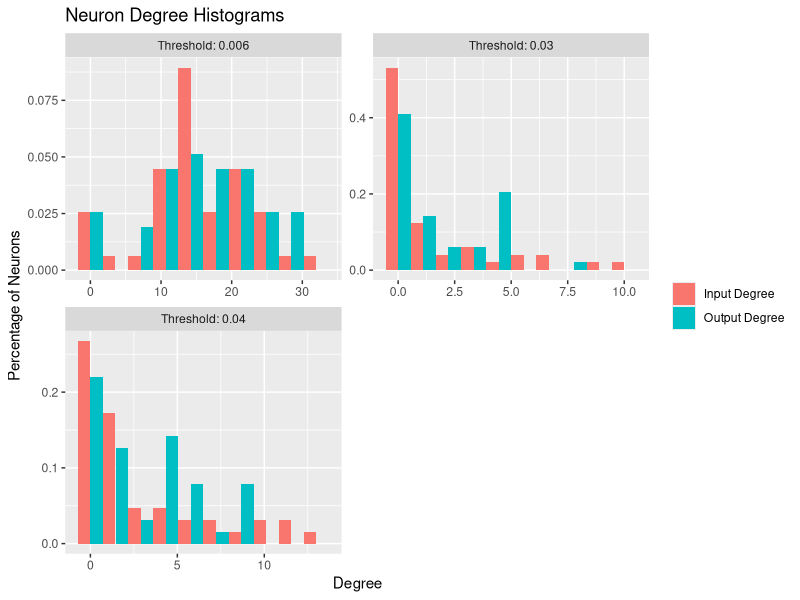
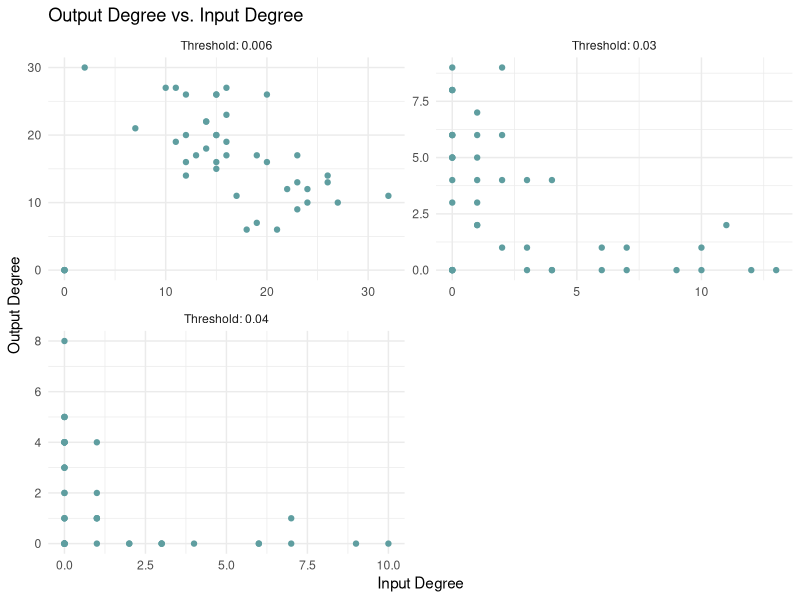
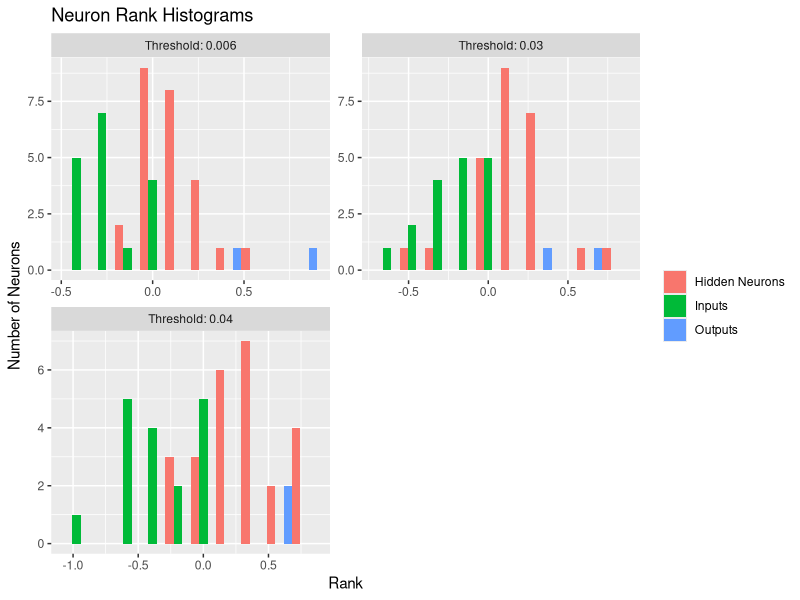

Generate these figures, in order, with R:
## ---- chunk 1
knitr::opts_chunk$set(echo = TRUE)
## ---- chunk 2
library(ggplot2)
library(reshape2)
library(ggthemes)
## ---- chunk 3
df <- read.csv('test.csv')
names(df) <- c('Input Degree', 'Output Degree')
df1 <- read.csv('test1.csv')
names(df1) <- c('Input Degree', 'Output Degree')
df2 <- read.csv('test2.csv')
names(df2) <- c('Input Degree', 'Output Degree')
## ---- chunk 4
new_df <- data.frame(degree=df$'Input Degree')
new_df$'type' <- 'Input Degree'
new_df_2 <- data.frame(degree=df$'Output Degree')
new_df_2$'type' <- 'Output Degree'
new_df <- rbind(new_df, new_df_2)
new_df$threshold <- 'Threshold: 0.006'
new_df
## ---- chunk 5
new_df1 <- data.frame(degree=df1$'Input Degree')
new_df1$'type' <- 'Input Degree'
new_df1_2 <- data.frame(degree=df1$'Output Degree')
new_df1_2$'type' <- 'Output Degree'
new_df1 <- rbind(new_df1, new_df1_2)
new_df1$threshold <- 'Threshold: 0.04'
new_df1
## ---- chunk 6
new_df2 <- data.frame(degree=df2$'Input Degree')
new_df2$'type' <- 'Input Degree'
new_df2_2 <- data.frame(degree=df2$'Output Degree')
new_df2_2$'type' <- 'Output Degree'
new_df2 <- rbind(new_df2, new_df2_2)
new_df2$threshold <- 'Threshold: 0.03'
new_df2
## ---- chunk 7
dff <- rbind(new_df, new_df1, new_df2)
dff
## ---- chunk 8
ggplot(dff, aes(x=degree, fill=type)) +
  geom_histogram(aes(y=..density..), position='dodge', bins=10) +
  xlab("Degree") +
  ylab("Percentage of Neurons") +
  ggtitle("Neuron Degree Histograms") +
  facet_wrap(~threshold, scale='free', nrow=2) +
  theme(legend.title=element_blank()) 
## ---- chunk 9
df$threshold <- 'Threshold: 0.006'
df1$threshold <- 'Threshold: 0.03'
df2$threshold <- 'Threshold: 0.04'
s_df <- rbind(df, df1, df2)
## ---- chunk 10
names(s_df) <- c('input', 'output', 'threshold')
## ---- chunk 11
ggplot(s_df) +
  geom_point(aes(x=input, y=output), color='cadetblue') +
  facet_wrap(~threshold, nrow=2, scale='free') +
  xlab('Input Degree') +
  ylab('Output Degree') +
  ggtitle('Output Degree vs. Input Degree') +
  theme_minimal()
## ---- chunk 12
df <- read.csv('rank.csv', stringsAsFactors = FALSE)
df$threshold <- 'Threshold: 0.006'
names(df)[1] <- 'rank'
df1 <- read.csv('rank1.csv', stringsAsFactors = FALSE)
df1$threshold <- 'Threshold: 0.04'
names(df1)[1] <- 'rank'
df2 <- read.csv('rank2.csv', stringsAsFactors = FALSE)
df2$threshold <- 'Threshold: 0.03'
names(df2)[1] <- 'rank'
## ---- chunk 13
new_df <- rbind(df, df1, df2)
new_df
## ---- chunk 14
new_df[new_df$input == 'input','input'] <- 'Inputs'
new_df[new_df$input == 'hidden','input'] <- 'Hidden Neurons'
new_df[new_df$input == 'output','input'] <- 'Outputs'
## ---- chunk 15
ggplot(new_df, aes(x=rank, fill=input)) +
  geom_histogram(position='dodge', bins=10) +
  xlab("Rank") +
  ylab("Number of Neurons") +
  ggtitle("Neuron Rank Histograms") +
  facet_wrap(~threshold, scale='free', nrow=2) +
  theme(legend.title=element_blank()) 
